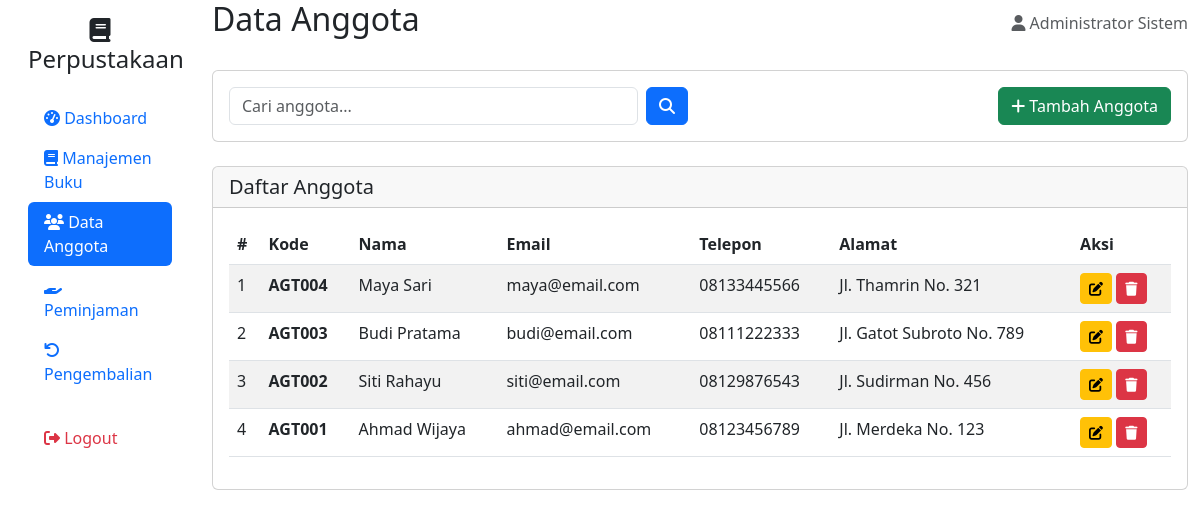
The page /anggota/index.php (signed in) on the database its author committed.
### tables this page shows
CREATE TABLE `anggota` (
  `id` int(11) NOT NULL,
  `kode_anggota` varchar(20) NOT NULL,
  `nama` varchar(100) NOT NULL,
  `email` varchar(100) DEFAULT NULL,
  `telepon` varchar(15) DEFAULT NULL,
  `alamat` text DEFAULT NULL,
  `created_at` timestamp NOT NULL DEFAULT current_timestamp()
);

### anggota/index.php (the view, shortened to what this page needs)
<?php
$database = new Database();
$db = $database->getConnection();
$search = isset($_GET['search']) ? $_GET['search'] : '';
$where = '';
$limit = 10;
$page = isset($_GET['page']) ? $_GET['page'] : 1;
$offset = ($page - 1) * $limit;
$query = "SELECT * FROM anggota" . $where . " ORDER BY id DESC LIMIT :limit OFFSET :offset";
$stmt = $db->prepare($query);
$stmt->bindValue(':limit', $limit, PDO::PARAM_INT);
$stmt->bindValue(':offset', $offset, PDO::PARAM_INT);
$stmt->execute();
$anggota = $stmt->fetchAll(PDO::FETCH_ASSOC);
?>
<!DOCTYPE html>
<html lang="id">
<head>
    <link href="https://cdn.jsdelivr.net/npm/bootstrap@5.3.0/dist/css/bootstrap.min.css" rel="stylesheet">
    <link rel="stylesheet" href="https://cdnjs.cloudflare.com/ajax/libs/font-awesome/6.4.0/css/all.min.css">
</head>
<body>
    <div class="container-fluid">
        <div class="row">
            <?php include '../sidebar.php'; ?>
            <div class="col-md-10 main-content">
                <div class="d-flex justify-content-between align-items-center mb-4">
                    <h2>Data Anggota</h2>
                    <div class="text-muted">
                        <i class="fas fa-user"></i> <?php echo $_SESSION['admin_nama']; ?>
                    </div>
                </div>
                <div class="card mb-4">
                    <div class="card-body">
                        <div class="row">
                            <div class="col-md-6">
                                <form method="GET" class="d-flex">
                                    <input type="text" name="search" class="form-control me-2" placeholder="Cari anggota..." value="<?php echo htmlspecialchars($search); ?>">
                                    <button type="submit" class="btn btn-primary">
                                        <i class="fas fa-search"></i>
                                    </button>
                                </form>
                            </div>
                            <div class="col-md-6 text-end">
                                <a href="tambah.php" class="btn btn-success">
                                    <i class="fas fa-plus"></i> Tambah Anggota
                                </a>
                            </div>
                        </div>
                    </div>
                </div>
                <div class="card">
                    <div class="card-header">
                        <h5 class="card-title mb-0">Daftar Anggota</h5>
                    </div>
                    <div class="card-body">
                        <div class="table-responsive">
                            <table class="table table-striped">
                                <thead>
                                    <tr>
                                        <th>#</th>
                                        <th>Kode</th>
                                        <th>Nama</th>
                                        <th>Email</th>
                                        <th>Telepon</th>
                                        <th>Alamat</th>
                                        <th>Aksi</th>
                                    </tr>
                                </thead>
                                <tbody>
                                    <?php if (count($anggota) > 0): ?>
                                        <?php $no = $offset + 1; ?>
                                        <?php foreach ($anggota as $member): ?>
                                            <tr>
                                                <td><?php echo $no++; ?></td>
                                                <td><strong><?php echo htmlspecialchars($member['kode_anggota']); ?></strong></td>
                                                <td><?php echo htmlspecialchars($member['nama']); ?></td>
                                                <td><?php echo htmlspecialchars($member['email']); ?></td>
                                                <td><?php echo htmlspecialchars($member['telepon']); ?></td>
                                                <td><?php echo htmlspecialchars($member['alamat']); ?></td>
                                                <td>
                                                    <a href="edit.php?id=<?php echo $member['id']; ?>" class="btn btn-sm btn-warning">
                                                        <i class="fas fa-edit"></i>
                                                    </a>
                                                    <a href="index.php?delete=<?php echo $member['id']; ?>" class="btn btn-sm btn-danger" onclick="return confirm('Yakin ingin menghapus?')">
                                                        <i class="fas fa-trash"></i>
                                                    </a>
                                                </td>
                                            </tr>
                                        <?php endforeach; ?>
                                    <?php else: ?>
                                        <tr>
                                            <td colspan="7" class="text-center">Tidak ada data anggota</td>
                                        </tr>
                                    <?php endif; ?>
                                </tbody>
                            </table>
                        </div>
                    </div>
                </div>
            </div>
        </div>
    </div>
</body>
</html>

### rows shown on the page
anggota: kode_anggota "AGT004", nama "Maya Sari", email "maya@email.com", telepon "08133445566", alamat "Jl. Thamrin No. 321"
anggota: kode_anggota "AGT003", nama "Budi Pratama", email "budi@email.com", telepon "08111222333", alamat "Jl. Gatot Subroto No. 789"
anggota: kode_anggota "AGT002", nama "Siti Rahayu", email "siti@email.com", telepon "08129876543", alamat "Jl. Sudirman No. 456"
anggota: kode_anggota "AGT001", nama "Ahmad Wijaya", email "ahmad@email.com", telepon "08123456789", alamat "Jl. Merdeka No. 123"

### other values the page prints
$_SESSION['admin_nama'] "Administrator Sistem"
